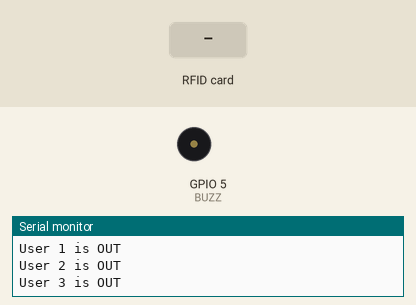
The sketch below on a simulated ESP8266 (NodeMCU). Parts: buzzer (waves = sounding, pin HIGH), the last lines printed to the serial monitor. The test bench sets the inputs (shaded band). WiFi joins after 1.5 s; servers stay silent unless stated; EEPROM starts erased.

Above: at 2.7 s.
2.8 s: RFID card 95 38 96 20 held to the reader
At 3.83 s:
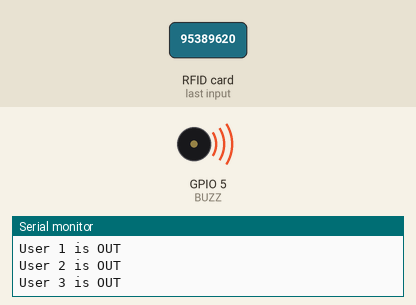
7.3 s: RFID card E5 CE 92 20 held to the reader
10.3 s: RFID card 33 80 22 D4 held to the reader
At 10.33 s:
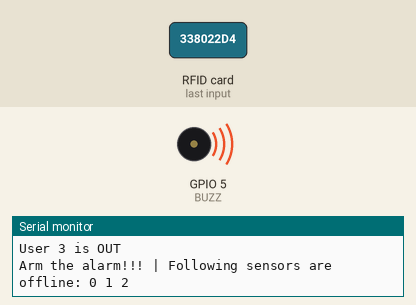
Timing chart, 0 to 13.3 s (numbered marks = the images above; inputs shaded):
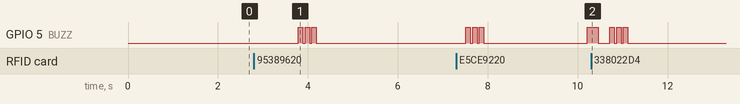

The sketch:

alarme_base.ino
```cpp
#include <ESP8266WiFi.h>
#include <ESP8266WebServer.h>
#include <WiFiUdp.h>
#include <ArduinoOTA.h>
#include <SPI.h>
#include <MFRC522.h>
#include <EEPROM.h>
#include <ESP8266HTTPClient.h>
#include <ArduinoJson.h>

/* ================================= Wifi ================================= */
const char* ssid = "iotbipbip";  // Enter SSID here
const char* password = "esp2019iot";  //Enter Password here

/* ================================= Web Server ================================= */

ESP8266WebServer server(80);

/* ================================= RFID ================================= */
// System
#define CARDS 4

// NFC reader
#define RST_PIN 2
#define SS_PIN 15
MFRC522 mfrc522(SS_PIN, RST_PIN);

// EEPROM
boolean users[CARDS] = {false,false,false,false};
String userTags[CARDS] = {
  "95389620",
  "e5ce9220",
  "13426d4",
  "338022d4"
};
int rfidNextCheck = 0;

// Buzzer
#define BUZZ 5
int buzzTimeOn[20];
int buzzTimeOff[20];
boolean buzzOn = false;

/* ================================= Alarm ================================= */

boolean alarmActive = false;
boolean alarmArmed = false;
int alarmNextCheck = 0;

String alarmReason[2] = {"", ""};
boolean alarmSource[2] = {false, false};

/* ================================= Sensors ================================= */

String sensorIP[3] = {"192.168.43.121", "192.168.43.115", "192.168.43.77"};
boolean sensorOpen[3] = {false, false, false};
int sensorLostConnections[3] = {0, 0, 0};
int sensorNextCheck = 0;
int sensorMaxFail = 5;
boolean sensorsHealthy = true;

/* ================================= Tools ================================= */

int nextDebug = 0;

/* ================================= SETUP ================================= */

void setup() {
  Serial.begin(115200);

  // Wifi connection
  WiFi.begin(ssid, password);
  while (WiFi.status() != WL_CONNECTED)
  {
     delay(500);
  }

  // Http server routing
  server.on("/", handlePing);
  server.on("/event", handleEvent);
  server.on("/state", handleState);
  server.onNotFound(handleNotFound);
  server.begin();

  // RFID
  SPI.begin();
  mfrc522.PCD_Init();
  Serial.println();
  loadUsers();
  printUsers();
  pinMode(BUZZ, OUTPUT);
  digitalWrite(BUZZ, LOW);

  // OTA implementation
  ArduinoOTA.setHostname("iot-base");
  ArduinoOTA.begin();
}


/* ================================= LOOP ================================= */

void loop() {
  server.handleClient();
  ArduinoOTA.handle();

  checkBuzzer();
  checkRfidReader(500);
  checkBuzzer();
  checkAlarm(200);
  checkBuzzer();
  checkSensors(1000);
  checkBuzzer();

}

/* ================================= HTTP ================================= */

void handlePing() {
  server.send(200, "text/html", "pong");
}

void handleEvent() {
  DynamicJsonDocument doc(1024);
  deserializeJson(doc, server.arg("plain"));
  int sensorId = doc["event"]["sensorId"];
  boolean opening = doc["event"]["opening"];
  if(opening) {
    Serial.println("New event, entrance "+String(sensorId)+" is now open");
  } else {
    Serial.println("New event, entrance "+String(sensorId)+" is now closed");
  }
  server.send(200);
  handleSensorEvent(sensorId, opening);
}

void handleState() {
  DynamicJsonDocument doc(1024);
  JsonObject root = doc.to<JsonObject>();
  JsonArray deviceArray = root.createNestedArray("devices");
  for(int i = 0; i < 3; i++) {
    JsonObject device = deviceArray.createNestedObject();
    device["id"] = i;
    device["closed"] = !sensorOpen[i];
  }
  String body;
  serializeJson(root, body);
  server.send(200, "application/json", body);
}

void handleNotFound(){
  server.send(404, "text/plain", "Not found");
}

/* ================================= RFID ================================= */

void checkRfidReader(int checkDelay) {
  if(millis() > rfidNextCheck) {
    String tag = getNFCtag();
    if(tag != "") {

      Serial.println(tag);
      int result = registerEntrance(tag);
      switch (result) {
        case 0:
          sendTone(90, 2, 100);
          break;
        case 1:
          sendTone(100, 1, 0);
          break;
        default:
          sendTone(100, 3, 50);
      }
      mfrc522.PICC_HaltA();
    }
    rfidNextCheck = millis() + checkDelay;
  }
}

String getNFCtag() {
  if ( !mfrc522.PICC_IsNewCardPresent()) {
   return "";
  }
  if(! mfrc522.PICC_ReadCardSerial()) {
    return "";
  }
  String cardId;
  for (int i = 0; i < 4; i++) {
    cardId +=  String(mfrc522.uid.uidByte[i], HEX);
  }
  return cardId;
}

/* ================================= Presence monitoring ================================= */

int registerEntrance(String uid) {
  int id = -1;
  for(int i = 0; i < 4; i++) {
    if(uid == userTags[i]) {
      id = i;
      break;
    }
  }
  if(id > -1) {
    users[id] = !users[id];
    persistUsers();
    printUsers();
    return  users[id];
  } else {
    return -1;
  }
}

void persistUsers() {
  EEPROM.begin(4);
  for(int i = 0; i < 4; i++) {
    EEPROM.put(i, users[i]);
  }
  EEPROM.commit();
  EEPROM.end();
}

void loadUsers() {
  EEPROM.begin(4);
  for(int i = 0; i < 4; i++) {
    EEPROM.get(i, users[i]);
  }
  EEPROM.end();
}

void printUsers() {
  for(int i = 0; i < 4; i++) {
    Serial.print("User ");
    Serial.print(i);
    Serial.print(" is ");
    if(users[i] == 1) {
      Serial.println("HOME");
    } else {
      Serial.println("OUT");
    }
  }
}

boolean isHomeEmpty() {
  for(int i = 0; i < 4; i++) {
    if(users[i] == 1) {
      return false;
    }
  }
  return true;
}

/* ================================= Alarm ================================= */

void checkAlarm(int checkDelay) {
  if(millis() > alarmNextCheck) {
    findoutAlarmActive();

    if(alarmSource[0]) {
      if(!alarmArmed) {
        armTheAlarm(alarmReason[0]);
      }
    } else if (alarmSource[1]) {
      if(!alarmArmed) {
        armTheAlarm(alarmReason[1]);
      }
    } else {
      if(alarmArmed) {
        disarmTheAlarm();
      }
    }


    alarmNextCheck = millis() + checkDelay;
  }
}


void findoutAlarmActive() {
  if (isHomeEmpty()) {
    alarmActive = true;
  } else {
    alarmActive = false;
    if(alarmArmed) {
      alarmReason[1] = "";
      alarmSource[1] = false;
    }
  }
}

void armTheAlarm(String reason) {
  if(!alarmArmed) {
    // Call the server here
    alarmArmed = true;
    sendTone(250, 20, 2000);
    Serial.println("Arm the alarm!!! | " + reason);
  }
}

void disarmTheAlarm() {
  // Call the server here
  alarmArmed = false;
  clearTone();
  Serial.println("Nevermind, disarm the alarm");
}

/* ================================= Sensors ================================= */

void checkSensors(int checkDelay) {
  if(millis() > sensorNextCheck) {
    getSensorsState();
    String failedSensors = "";
    sensorsHealthy = true;
    for (int i = 0; i < 3; i++) {
      if(sensorLostConnections[i] > sensorMaxFail) {
        failedSensors += String(i)+" ";
        sensorsHealthy = false;
      }
    }
    if(!sensorsHealthy ) {
      alarmReason[0] = "Following sensors are offline: "+failedSensors;
      alarmSource[0] = true;
    } else {
      alarmReason[0] = "";
      alarmSource[0] = false;
    }
    sensorNextCheck = millis() + checkDelay;
  }
}

void getSensorsState() {
  for (int i = 0; i < 3; i++) {
    checkBuzzer();
    HTTPClient http;
    http.setTimeout(200);
    http.begin("http://"+sensorIP[i]+"/state");
    int httpCode = http.GET();

    DynamicJsonDocument doc(1024);
    deserializeJson(doc, http.getString());

    if (httpCode == 200) {
      sensorOpen[i] = doc["open"];
      sensorLostConnections[i] = 0;
    } else {
      sensorOpen[i] = NULL;
      sensorLostConnections[i] += 1;
    }

    http.end();
  }
}

void handleSensorEvent(int sensorId, boolean opening) {
  if(alarmActive && opening) {
    alarmReason[1] = "Entrance "+String(sensorId)+" is open!";
    alarmSource[1] = true;
  }
}


/* ================================= Buzzer ================================= */

void sendTone(int duration, int count, int buzzDelay) {
  clearTone();
  for (int i = 0; i < count; i++) {
    buzzTimeOn[i] = millis() + buzzDelay * i + duration * i;
    buzzTimeOff[i] = millis() + duration * (i+1) + buzzDelay * i;
  }
}

void clearTone() {
  digitalWrite(BUZZ, LOW);
  buzzOn = false;
  for (int i = 0; i < 20; i++) {
    buzzTimeOn[i] = 0;
    buzzTimeOff[i] = 0;
  }
}

void checkBuzzer() {
  if(buzzOn) {
    for (int i = 0; i < 20; i++) {
      if(buzzTimeOff[i] > 0) {
        if(millis() > buzzTimeOff[i]) {
          digitalWrite(BUZZ, LOW);
          buzzOn = false;
          buzzTimeOff[i] = 0;
          return;
        } else {
          return;
        }
      }
    }
  } else {
    for (int i = 0; i < 20; i++) {
      if(buzzTimeOn[i] > 0) {
        if(millis() > buzzTimeOn[i]) {
          digitalWrite(BUZZ, HIGH);
          buzzOn = true;
          buzzTimeOn[i] = 0;
          return;
        } else {
          return;
        }
      }
    }
  }
}

/* ================================= Tools ================================= */

void printDebug() {
  if(millis() > nextDebug) {
    if(alarmActive) {
      Serial.println("Alarm is active");
    } else {
      Serial.println("Alarm is off");
    }
    nextDebug = millis() + 1000;
  }
}
```

Measured:
- after the input at 2.8 s, GPIO 5 (BUZZ): alternates HIGH for 0.10 s and LOW for 0.05 s, 6 changes in all, then stays LOW, starting after 0.99 s
